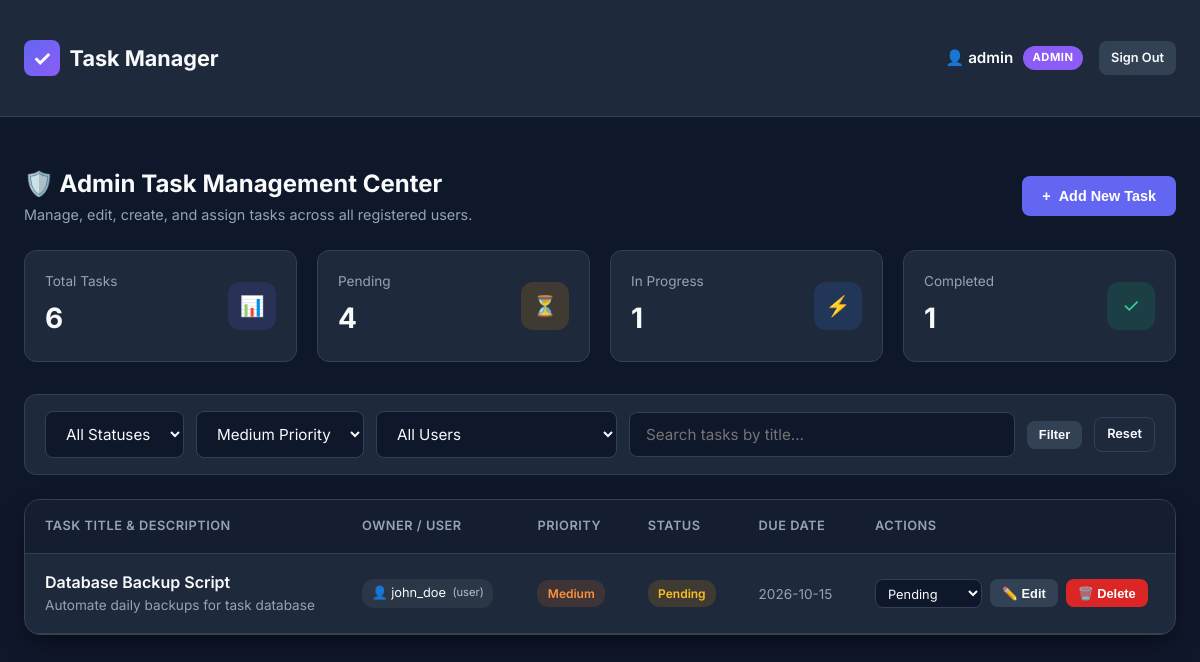
Screenshot of /dashboard.php?priority=medium (signed in) with the database file from the repository.
### tables this page shows
CREATE TABLE users (
        id INTEGER PRIMARY KEY AUTOINCREMENT,
        username TEXT UNIQUE NOT NULL,
        email TEXT UNIQUE NOT NULL,
        password TEXT NOT NULL,
        role TEXT NOT NULL DEFAULT 'user',
        created_at DATETIME DEFAULT CURRENT_TIMESTAMP
    );

CREATE TABLE tasks (
        id INTEGER PRIMARY KEY AUTOINCREMENT,
        user_id INTEGER NOT NULL,
        title TEXT NOT NULL,
        description TEXT,
        priority TEXT DEFAULT 'medium',
        status TEXT DEFAULT 'pending',
        due_date DATE,
        created_at DATETIME DEFAULT CURRENT_TIMESTAMP,
        FOREIGN KEY (user_id) REFERENCES users(id) ON DELETE CASCADE
    );

### config.php (called while the page is built, shortened)
<?php
function sanitize($data) {
    return htmlspecialchars(trim($data ?? ''), ENT_QUOTES, 'UTF-8');
}
function is_logged_in() {
    return isset($_SESSION['user_id']) && !empty($_SESSION['user_id']);
}
function is_admin() {
    return is_logged_in() && isset($_SESSION['role']) && $_SESSION['role'] === 'admin';
}
function get_current_user_data() {
    return [
        'id' => $_SESSION['user_id'],
        'username' => $_SESSION['username'],
        'email' => $_SESSION['email'] ?? '',
        'role' => $_SESSION['role']
    ];
}
?>

### dashboard.php (the view, shortened to what this page needs)
<?php
require_once __DIR__ . '/config.php';
$current_user = get_current_user_data();
$is_admin = is_admin();
$filter_status = sanitize($_GET['status'] ?? '');
$filter_priority = sanitize($_GET['priority'] ?? '');
$filter_user = sanitize($_GET['user_id'] ?? '');
$search_query = sanitize($_GET['q'] ?? '');
if ($is_admin) {
    $stats_total = $pdo->query("SELECT COUNT(*) FROM tasks")->fetchColumn();
    $stats_pending = $pdo->query("SELECT COUNT(*) FROM tasks WHERE status = 'pending'")->fetchColumn();
    $stats_progress = $pdo->query("SELECT COUNT(*) FROM tasks WHERE status = 'in_progress'")->fetchColumn();
    $stats_completed = $pdo->query("SELECT COUNT(*) FROM tasks WHERE status = 'completed'")->fetchColumn();
}
if ($is_admin) {
    $all_users = $pdo->query("SELECT id, username, email, role FROM users ORDER BY username ASC")->fetchAll();
}
$sql = "SELECT t.*, u.username as owner_name, u.role as owner_role
        FROM tasks t
        JOIN users u ON t.user_id = u.id
        WHERE 1=1";
$params = [];
if (!empty($filter_priority)) {
    $sql .= " AND t.priority = ?";
    $params[] = $filter_priority;
}
$sql .= " ORDER BY CASE t.priority WHEN 'high' THEN 1 WHEN 'medium' THEN 2 WHEN 'low' THEN 3 END, t.created_at DESC";
$stmt = $pdo->prepare($sql);
$stmt->execute($params);
$tasks = $stmt->fetchAll();
?>
<!DOCTYPE html>
<html lang="en">
<head>
    <link rel="stylesheet" href="style.css">
</head>
<body>
    <nav class="navbar">
        <div class="container navbar-content">
            <a href="dashboard.php" class="brand">
                <div class="brand-icon">✓</div>
                Task Manager
            </a>
            <div class="user-profile">
                <div class="user-info">
                    <span style="font-weight: 600; font-size: 0.95rem;">
                        👤 <?php echo htmlspecialchars($current_user['username']); ?>
                    </span>
                    <span class="role-badge <?php echo $is_admin ? 'role-admin' : 'role-user'; ?>">
                        <?php echo htmlspecialchars(strtoupper($current_user['role'])); ?>
                    </span>
                </div>
                <a href="logout.php" class="btn btn-secondary btn-sm">Sign Out</a>
            </div>
        </div>
    </nav>
    <div class="container">
        <div class="dashboard-header">
            <div class="dashboard-title">
                <h2>
                    <?php echo $is_admin ? '🛡️ Admin Task Management Center' : '📋 My Tasks Dashboard'; ?>
                </h2>
                <p>
                    <?php echo $is_admin
                        ? 'Manage, edit, create, and assign tasks across all registered users.'
                        : 'Organize, create, update, and track your assigned tasks.'; ?>
                </p>
            </div>
            <button class="btn btn-primary" onclick="openCreateModal()">
                <span>+</span> Add New Task
            </button>
        </div>
        <div class="stats-grid">
            <div class="stat-card">
                <div class="stat-info">
                    <span>Total Tasks</span>
                    <h3><?php echo $stats_total; ?></h3>
                </div>
                <div class="stat-icon" style="background: rgba(99, 102, 241, 0.15); color: #818cf8;">📊</div>
            </div>
            <div class="stat-card">
                <div class="stat-info">
                    <span>Pending</span>
                    <h3><?php echo $stats_pending; ?></h3>
                </div>
                <div class="stat-icon" style="background: var(--status-pending-bg); color: var(--status-pending-text);">⏳</div>
            </div>
            <div class="stat-card">
                <div class="stat-info">
                    <span>In Progress</span>
                    <h3><?php echo $stats_progress; ?></h3>
                </div>
                <div class="stat-icon" style="background: var(--status-progress-bg); color: var(--status-progress-text);">⚡</div>
            </div>
            <div class="stat-card">
                <div class="stat-info">
                    <span>Completed</span>
                    <h3><?php echo $stats_completed; ?></h3>
                </div>
                <div class="stat-icon" style="background: var(--status-completed-bg); color: var(--status-completed-text);">✓</div>
            </div>
        </div>
        <form action="dashboard.php" method="GET" class="controls-bar">
            <div class="filter-group">
                <select name="status" class="form-control" style="width: auto;" onchange="this.form.submit()">
                    <option value="">All Statuses</option>
                </select>
                <select name="priority" class="form-control" style="width: auto;" onchange="this.form.submit()">
                    <option value="medium" <?php echo $filter_priority === 'medium' ? 'selected' : ''; ?>>Medium Priority</option>
                </select>
                <?php if ($is_admin): ?>
                    <select name="user_id" class="form-control" style="width: auto;" onchange="this.form.submit()">
                        <option value="">All Users</option>
                    </select>
                <?php endif; ?>
                <input type="text" name="q" class="form-control search-input" placeholder="Search tasks by title..." value="<?php echo htmlspecialchars($search_query); ?>">
                <button type="submit" class="btn btn-secondary btn-sm">Filter</button>
                <?php if (!empty($filter_status) || !empty($filter_priority) || !empty($filter_user) || !empty($search_query)): ?>
                    <a href="dashboard.php" class="btn btn-secondary btn-sm" style="background: transparent; border: 1px solid var(--border-color);">Reset</a>
                <?php endif; ?>
            </div>
        </form>
        <div class="tasks-container">
            <?php if (count($tasks) > 0): ?>
                <div class="table-responsive">
                    <table class="tasks-table">
                        <thead>
                            <tr>
                                <th>Task Title & Description</th>
                                <?php if ($is_admin): ?>
                                    <th>Owner / User</th>
                                <?php endif; ?>
                                <th>Priority</th>
                                <th>Status</th>
                                <th>Due Date</th>
                                <th>Actions</th>
                            </tr>
                        </thead>
                        <tbody>
                            <?php foreach ($tasks as $task): ?>
                                <tr>
                                    <td>
                                        <span class="task-title-cell"><?php echo htmlspecialchars($task['title']); ?></span>
                                        <?php if (!empty($task['description'])): ?>
                                            <span class="task-desc-cell" title="<?php echo htmlspecialchars($task['description']); ?>">
                                                <?php echo htmlspecialchars($task['description']); ?>
                                            </span>
                                        <?php endif; ?>
                                    </td>
                                    <?php if ($is_admin): ?>
                                        <td>
                                            <span class="user-pill">
                                                👤 <?php echo htmlspecialchars($task['owner_name']); ?>
                                                <small style="opacity: 0.7; font-size: 0.7rem;">(<?php echo $task['owner_role']; ?>)</small>
                                            </span>
                                        </td>
                                    <?php endif; ?>
                                    <td>
                                        <span class="badge badge-<?php echo htmlspecialchars($task['priority']); ?>">
                                            <?php echo htmlspecialchars(ucfirst($task['priority'])); ?>
                                        </span>
                                    </td>
                                    <td>
                                        <span class="badge badge-<?php echo htmlspecialchars($task['status']); ?>">
                                            <?php echo htmlspecialchars(ucfirst(str_replace('_', ' ', $task['status']))); ?>
                                        </span>
                                    </td>
                                    <td>
                                        <span style="font-size: 0.85rem; color: var(--text-muted);">
                                            <?php echo $task['due_date'] ? htmlspecialchars($task['due_date']) : '—'; ?>
                                        </span>
                                    </td>
                                    <td>
                                        <div class="actions-cell">
                                            <form action="task_action.php" method="POST" style="display: inline-block;">
                                                <select name="status" class="form-control" style="padding: 0.3rem 0.5rem; font-size: 0.8rem;" onchange="this.form.submit()">
                                                    <option value="pending" <?php echo $task['status'] === 'pending' ? 'selected' : ''; ?>>Pending</option>
                                                </select>
                                            </form>
                                            <button class="btn btn-secondary btn-sm" onclick='openEditModal(<?php echo json_encode($task); ?>)'>
                                                ✏️ Edit
                                            </button>
                                            <form action="task_action.php" method="POST" style="display: inline-block;" onsubmit="return confirm('Are you sure you want to delete this task?');">
                                                <button type="submit" class="btn btn-danger btn-sm">
                                                    🗑️ Delete
                                                </button>
                                            </form>
                                        </div>
                                    </td>
                                </tr>
                            <?php endforeach; ?>
                        </tbody>
                    </table>
                </div>
            <?php endif; ?>
        </div>
    </div>
</body>
</html>

### rows the page displays
users: username "admin", role "ADMIN"
tasks: title "Database Backup Script", description "Automate daily backups for task database", user.username "john_doe", user.role "user", priority "Medium", status "Pending", due_date "2026-10-15"

### other values shown
$stats_total "6"
$stats_pending "4"
$stats_progress "1"
$stats_completed "1"
